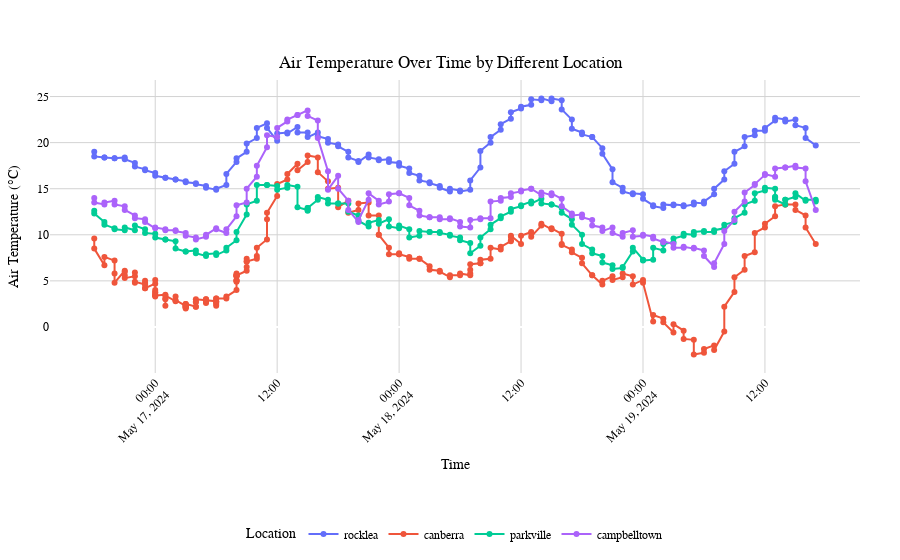

Notebook cell for this chart:
### Code cell
fig = go.Figure()

if 'air_temp' in df.columns and 'location' in df.columns:
   
    locations = df['location'].unique()
    
    colors = px.colors.qualitative.Plotly

    for i, location in enumerate(locations):
        df_location = df[df['location'] == location]
        
        fig.add_trace(go.Scatter(
            x=df_location.index,
            y=df_location['air_temp'],
            mode='markers+lines',
            name=location,  
            marker=dict(
                color=colors[i % len(colors)],  
                showscale=False  
            ),
            line=dict(
                color=colors[i % len(colors)]
            ),
            hovertemplate=f'{location}<br>Air Temperature: %{{y}}°C<extra></extra>'  
        ))

    fig.update_layout(
        title={
            'text': 'Air Temperature Over Time by Different Location',
            'y': 0.9,
            'x': 0.5,
            'xanchor': 'center',
            'yanchor': 'top'
        },
        xaxis_title='Time',
        yaxis_title='Air Temperature (°C)',
        hovermode='x unified', 
        plot_bgcolor='rgba(0,0,0,0)',
        xaxis=dict(
            showgrid=True,
            gridcolor='LightGray',
            tickangle=-45 
        ),
        yaxis=dict(
            showgrid=True,
            gridcolor='LightGray'
        ),
        legend=dict(
            title='Location',
            orientation='h',  
            yanchor='top',
            y=-0.5,  
            xanchor='center',
            x=0.5
        ),
        font=dict(
            family="Arial, sans-serif",
            size=12,
            color="black"
        ),
        margin=dict(
            l=40,
            r=40,
            t=80,
            b=120  
        )
    )

    fig.show()

### Figure 1 — Plotly figure (JSON) as saved in the notebook; plotly's stock layout.template omitted (floating-point values rounded to 4 significant figures; data arrays with more than 128 entries replaced by an {"elided": "..."} marker saying what was removed)
{"data": [{"hovertemplate": "rocklea<br>Air Temperature: %{y}°C<extra></extra>", "line": {"color": "#636EFA"}, "marker": {"color": "#636EFA", "showscale": false}, "mode": "markers+lines", "name": "rocklea", "type": "scatter", "x": {"elided": "143 str values"}, "y": {"elided": "143 float values"}}, {"hovertemplate": "canberra<br>Air Temperature: %{y}°C<extra></extra>", "line": {"color": "#EF553B"}, "marker": {"color": "#EF553B", "showscale": false}, "mode": "markers+lines", "name": "canberra", "type": "scatter", "x": {"elided": "207 str values"}, "y": {"elided": "207 float values"}}, {"hovertemplate": "parkville<br>Air Temperature: %{y}°C<extra></extra>", "line": {"color": "#00CC96"}, "marker": {"color": "#00CC96", "showscale": false}, "mode": "markers+lines", "name": "parkville", "type": "scatter", "x": {"elided": "150 str values"}, "y": {"elided": "150 float values"}}, {"hovertemplate": "campbelltown<br>Air Temperature: %{y}°C<extra></extra>", "line": {"color": "#AB63FA"}, "marker": {"color": "#AB63FA", "showscale": false}, "mode": "markers+lines", "name": "campbelltown", "type": "scatter", "x": {"elided": "143 str values"}, "y": {"elided": "143 float values"}}], "layout": {"font": {"color": "black", "family": "Arial, sans-serif", "size": 12}, "hovermode": "x unified", "legend": {"orientation": "h", "title": {"text": "Location"}, "x": 0.5, "xanchor": "center", "y": -0.5, "yanchor": "top"}, "margin": {"b": 120, "l": 40, "r": 40, "t": 80}, "plot_bgcolor": "rgba(0,0,0,0)", "title": {"text": "Air Temperature Over Time by Different Location", "x": 0.5, "xanchor": "center", "y": 0.9, "yanchor": "top"}, "xaxis": {"gridcolor": "LightGray", "showgrid": true, "tickangle": -45, "title": {"text": "Time"}}, "yaxis": {"gridcolor": "LightGray", "showgrid": true, "title": {"text": "Air Temperature (°C)"}}}}
